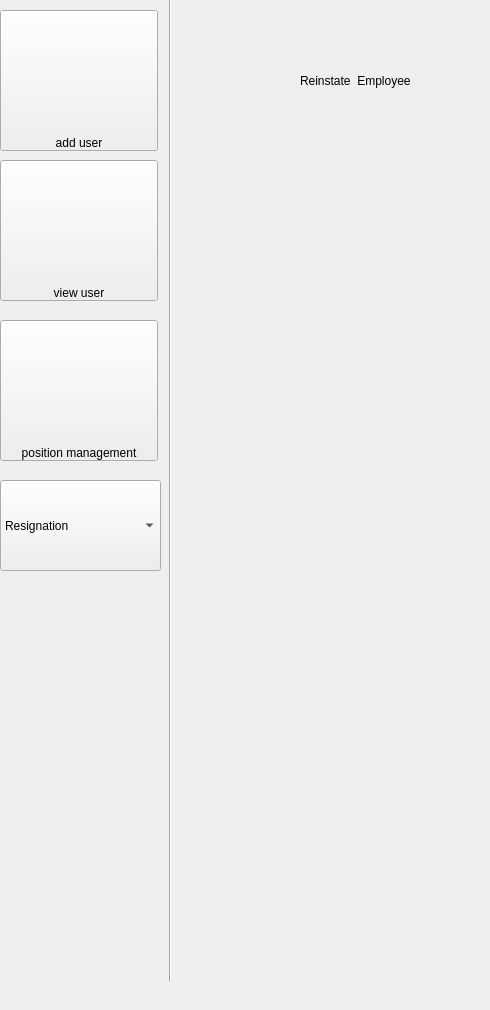
        <widget class="QWidget" name="ReinstateEmployee">
         <widget class="QPushButton" name="pushButton_26">
          <property name="geometry">
           <rect>
            <x>0</x>
            <y>160</y>
            <width>158</width>
            <height>141</height>
           </rect>
          </property>
          <property name="styleSheet">
           <string notr="true">background-image: url(:/list/iconmonstr-list-lined-120.png);
background-repeat:no-repeat;
height:12px;
text-align:bottom;</string>
          </property>
          <property name="text">
           <string>view user</string>
          </property>
         </widget>
         <widget class="QLabel" name="label_20">
          <property name="geometry">
           <rect>
            <x>300</x>
            <y>60</y>
            <width>181</width>
            <height>41</height>
           </rect>
          </property>
          <property name="text">
           <string>Reinstate  Employee</string>
          </property>
         </widget>
         <widget class="Line" name="line_7">
          <property name="geometry">
           <rect>
            <x>160</x>
            <y>-20</y>
            <width>21</width>
            <height>1001</height>
           </rect>
          </property>
          <property name="styleSheet">
           <string notr="true"/>
          </property>
          <property name="orientation">
           <enum>Qt::Vertical</enum>
          </property>
         </widget>
         <widget class="QPushButton" name="pushButton_27">
          <property name="geometry">
           <rect>
            <x>0</x>
            <y>10</y>
            <width>158</width>
            <height>141</height>
           </rect>
          </property>
          <property name="styleSheet">
           <string notr="true">background:url(:/adu/Assets/iconmonstr-user-8-120.png);
background-repeat:no-repeat;
height:12px;
text-align:bottom;</string>
          </property>
          <property name="text">
           <string>add user</string>
          </property>
         </widget>
         <widget class="QPushButton" name="pushButton_28">
          <property name="geometry">
           <rect>
            <x>0</x>
            <y>320</y>
            <width>158</width>
            <height>141</height>
           </rect>
          </property>
          <property name="styleSheet">
           <string notr="true">background:url(:/pos/iconmonstr-flag-3-120.png);
background-repeat:no-repeat;
height:12px;
text-align:bottom;</string>
          </property>
          <property name="text">
           <string>position management</string>
          </property>
         </widget>
         <widget class="QComboBox" name="comboBox_9">
          <property name="geometry">
           <rect>
            <x>0</x>
            <y>480</y>
            <width>161</width>
            <height>91</height>
           </rect>
          </property>
          <property name="styleSheet">
           <string notr="true"/>
          </property>
          <item>
           <property name="text">
            <string>Resignation</string>
           </property>
          </item>
          <item>
           <property name="text">
            <string>Add employee for resignation</string>
           </property>
          </item>
          <item>
           <property name="text">
            <string>Disabing attendance</string>
           </property>
          </item>
          <item>
           <property name="text">
            <string>Reinstating Employee</string>
           </property>
          </item>
         </widget>
        </widget>
